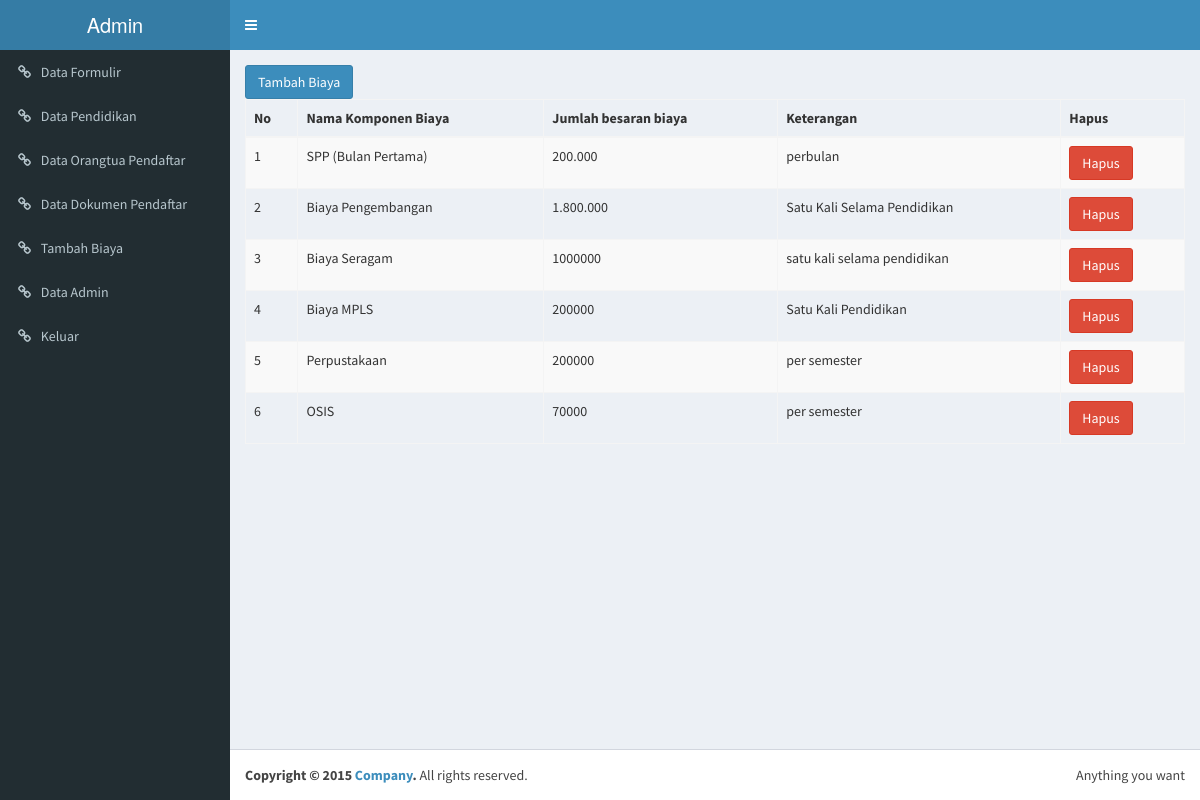
/admin/tambah_biaya.php, run on the app's committed database.
### tables this page shows
CREATE TABLE IF NOT EXISTS `biaya` (
  `id_biaya` int(11) NOT NULL,
  `komp` varchar(100) NOT NULL,
  `besar` varchar(20) NOT NULL,
  `ket` varchar(100) NOT NULL
);

### admin/config/fungsi.php (called while the page is built, shortened)
<?php
function tampilbiaya(){
	global $konek;
	$sql="SELECT * FROM biaya";
	$result=mysqli_query($konek,$sql) or die(mysqli_error($konek));
	return $result;
}
 ?>

### admin/tambah_biaya.php (the view, shortened to what this page needs)
<?php include 'head.php';
$result=tampilbiaya();
?>
<link rel="stylesheet" type="text/css" href="dt/css/dataTables.bootstrap.css">
<table class="table table-striped table-bordered">
  <thead>
  <a href="tambah1.php" class="btn btn-primary">Tambah Biaya</a>
    <tr>
      <th>No</th>
      <th>Nama Komponen Biaya</th>
      <th>Jumlah besaran biaya</th>
      <th>Keterangan</th>
      <th>Hapus</th>
    </tr>
  </thead>
      <tbody>
      <?php $no=1; while ($row=mysqli_fetch_assoc($result)) {
      ?>
        <tr>
        <td><?= $no; ?></td>
        <td><?= $row['komp'] ?></td>
        <td><?= $row['besar'] ?></td>
        <td><?= $row['ket'] ?></td>
        <td><a href="hapus1.php?id_biaya=<?= $row['id_biaya'] ?>" class="btn btn-danger">Hapus</a></td>
        </tr>
        <?php $no++; }?>
      </tbody>
</table>
</head>
<?php include 'foot.php'; ?>

### admin/head.php (shortened to what this page needs)
<!DOCTYPE html>
<html>
<head>
  <link rel="stylesheet" href="bootstrap/css/bootstrap.min.css">
  <link rel="stylesheet" href="https://cdnjs.cloudflare.com/ajax/libs/font-awesome/4.5.0/css/font-awesome.min.css">
  <link rel="stylesheet" href="https://cdnjs.cloudflare.com/ajax/libs/ionicons/2.0.1/css/ionicons.min.css">
  <link rel="stylesheet" href="dist/css/AdminLTE.min.css">
  <link rel="stylesheet" href="dist/css/skins/skin-blue.min.css">
<body class="hold-transition skin-blue sidebar-mini">
<div class="wrapper">
  <header class="main-header">
    <a href="index2.html" class="logo">
      <span class="logo-lg">Admin</span>
    </a>
    <nav class="navbar navbar-static-top" role="navigation">
      <a href="#" class="sidebar-toggle" data-toggle="offcanvas" role="button">
      </a>
    </nav>
  </header>
  <aside class="main-sidebar">
    <section class="sidebar">
      <ul class="sidebar-menu">
        <li><a href="index.php"><i class="fa fa-link"></i> <span>Data Formulir</span></a></li>
        <li><a href="data_pendidikan.php"><i class="fa fa-link"></i> <span>Data Pendidikan</span></a></li>
        <li><a href="data_ortu.php"><i class="fa fa-link"></i> <span>Data Orangtua Pendaftar</span></a></li>
        <li><a href="data_dokumen.php"><i class="fa fa-link"></i> <span>Data Dokumen Pendaftar</span></a></li>
        <li><a href="tambah_biaya.php"><i class="fa fa-link"></i> <span>Tambah Biaya</span></a></li>
        <li><a href="data_admin.php"><i class="fa fa-link"></i> <span>Data Admin</span></a></li>
        <li><a href="logout.php"><i class="fa fa-link"></i> <span>Keluar</span></a></li>
      </ul>
    </section>
  </aside>
  <div class="content-wrapper">
    <section class="content">

### admin/foot.php (shortened to what this page needs)
<footer class="main-footer">
    <div class="pull-right hidden-xs">
      Anything you want
    </div>
    <strong>Copyright &copy; 2015 <a href="#">Company</a>.</strong> All rights reserved.
  </footer>
</body>
</html>

### data on the page
biaya: komp "SPP (Bulan Pertama)", besar "200.000", ket "perbulan"
biaya: komp "Biaya Pengembangan", besar "1.800.000", ket "Satu Kali Selama Pendidikan"
biaya: komp "Biaya Seragam", besar "1000000", ket "satu kali selama pendidikan"
biaya: komp "Biaya MPLS", besar "200000", ket "Satu Kali Pendidikan"
biaya: komp "Perpustakaan", besar "200000", ket "per semester"
biaya: komp "OSIS", besar "70000", ket "per semester"
